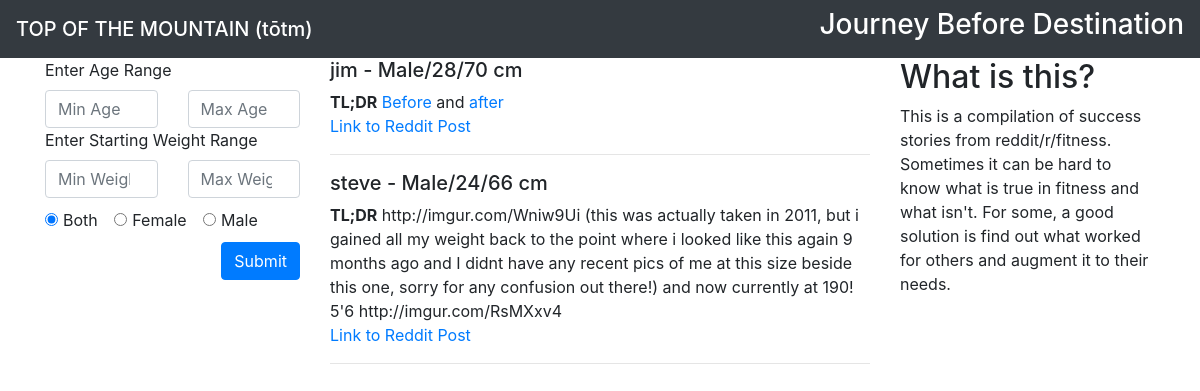
The page /workouts/ on the database its author committed.
### workouts/models.py (models this page shows)
class Plan(models.Model):
    name = models.CharField(max_length=300)
    reddit_link = models.URLField(max_length=200, unique=True)
    user = models.CharField(max_length=200, blank=True)
    user_age = models.IntegerField(blank=True)
    USER_SEX_CHOICES = (
        (None, 'None'),
        ('Male', 'Male'),
        ('Female', 'Female')
    )
    user_sex = models.CharField(max_length=20, blank=True, choices=USER_SEX_CHOICES, default=None)
    user_height = models.IntegerField(default=0)
    user_body_type_start = models.CharField(max_length=200, blank=True)
    user_body_type_end = models.CharField(max_length=200, blank=True)
    user_starting_weight = models.IntegerField(blank=True)
    user_ending_weight = models.IntegerField(blank=True)
    goals = models.CharField(max_length=100, blank=True)
    calories = models.IntegerField(blank=True)
    macro_protein = models.IntegerField(blank=True)
    macro_carb = models.IntegerField(blank=True)
    macro_fat = models.IntegerField(blank=True)
    period = models.FloatField(blank=True)
    tldr = models.TextField(max_length=1000)
    def __str__(self):
        return self.name

### workouts/views.py (the view, shortened to what this page needs)
# urls.py: path('', views.index, name="index"),
def index(request):
    results = Plan.objects.all()
    form_dict = {}
    if request.GET.get('min_age'):
        min_age = request.GET.get('min_age')
        form_dict['min_age'] = min_age
        results = results.filter(user_age__gte=min_age)
    if request.GET.get('max_age'):
        max_age = request.GET.get('max_age')
        form_dict['max_age'] = max_age
        results = results.filter(user_age__lte=max_age)
    if request.GET.get('min_starting_weight'):
        min_starting_weight = request.GET.get('min_starting_weight')
        form_dict['min_starting_weight'] = min_starting_weight
        results = results.filter(user_starting_weight__gte=min_starting_weight)
    if request.GET.get('max_starting_weight'):
        max_starting_weight = request.GET.get('max_starting_weight')
        form_dict['max_starting_weight'] = max_starting_weight
        results = results.filter(user_starting_weight__lte=max_starting_weight)
    return render(request, 'workouts/index.html', {"results": results, 'form_dict': form_dict})

### workouts/templates/workouts/index.html
{% extends 'workouts/base.html' %} {% block content %}
<div class="row">
    <div class="col-sm-3">
        <form method="GET">
            <label for="minMaxAge">Enter Age Range</label>
            <div class="row">
                <div class="col">
                    <input class="form-control" type="number" name="min_age" id="min_age" value="{{form_dict.min_age}}" placeholder="Min Age"
                    />
                </div>
                <div class="col">
                    <input class="form-control" type="number" name="max_age" id="max_age" value="{{form_dict.max_age}}" placeholder="Max Age"
                    />
                </div>
            </div>
            <label for="min_starting_weight">Enter Starting Weight Range</label>
            <div class="row">
                <div class="col">
                    <input class="form-control" type="number" name="min_starting_weight" id="min_starting_weight" value="{{form_dict.min_starting_weight}}"
                        placeholder="Min Weight" />
                </div>
                <div class="col">
                    <input class="form-control" type="number" name="max_starting_weight" id="max_starting_weight" value="{{form_dict.max_starting_weight}}"
                        placeholder="Max Weight" />
                </div>
            </div>
            <div class="row">
                <div class="col">
                    <div class="form-check form-check-inline" style="padding-top: 10px; padding-bottom: 10px;">
                        <input class="form-check-input" type="radio" name="sexRadio" id="sexRadio1" value="None" {% if form_dict.sex == "None" or not form_dict.sex %} checked {% endif %}>
                        <label class="form-check-label" for="sexRadio1">
                            Both
                        </label>
                    </div>
                    <div class="form-check form-check-inline">
                        <input class="form-check-input" type="radio" name="sexRadio" id="sexRadio2" value="Female" {% if form_dict.sex == "Female" %} checked {% endif %}>
                        <label class="form-check-label" for="sexRadio2">
                            Female
                        </label>
                    </div>
                    <div class="form-check form-check-inline">
                        <input class="form-check-input" type="radio" name="sexRadio" id="sexRadio3" value="Male" {% if form_dict.sex == "Male" %} checked {% endif %}>
                        <label class="form-check-label" for="sexRadio3">
                            Male
                        </label>
                    </div>
                </div>
            </div>
            <input class="float-right btn btn-primary" type="submit" value="Submit" />
        </form>
    </div>
    <div class="col-sm-6">
        {% for result in results %}
        <div class="row">
            <div class="col">
                <div class="media">
                    <div class="media-body">
                        <h5 class="mt-0">{{result}} - {{result.user_sex}}/{{result.user_age}}/{{result.user_height}} cm</h5>
                        <strong>TL;DR</strong>
                        {{result.tldr|safe}}
                        <br>
                        <a href="{{result.reddit_link}}">Link to Reddit Post</a>
                    </div>
                </div>
            </div>
        </div>
        <hr> {% endfor %}
    </div>
    <div class="col-sm-3">
        <h2>What is this?</h2>
        <p>
            This is a compilation of success stories from reddit/r/fitness. Sometimes it can be hard to know what is true in fitness
            and what isn't. For some, a good solution is find out what worked for others and augment it to their needs.
        </p>
    </div>
</div>
{% endblock %}

### workouts/templates/workouts/base.html (shortened to what this page needs)
<!doctype html>
<html lang="en">
<head>
  <link rel="stylesheet" href="https://maxcdn.bootstrapcdn.com/bootstrap/4.0.0/css/bootstrap.min.css"
>
  <link href="https://afeld.github.io/emoji-css/emoji.css" rel="stylesheet">
</head>
<body>
  <nav class="navbar navbar-dark bg-dark">
      <span class="navbar-brand mb-0 h1">TOP OF THE MOUNTAIN (tōtm)</span>
      <div class="my-2 my-lg-0">
        <h3 style="color: white;">Journey Before Destination</h3>
      </div>
  </nav>
<div class="container">
  {% block content %} {% endblock %}
</div>
</body>
</html>

### rows shown on the page
Plan: name "jim", user_sex "Male", user_age "28", user_height "70", tldr "Before and after"
Plan: name "steve", user_sex "Male", user_age "24", user_height "66", tldr "http://imgur.com/Wniw9Ui (this was actually taken in 2011, but i gained all my weight back to the point where i looked like this again 9 months ago and I didnt have any recent pics of me at this size beside this one, sorry for any confusion out there!) and now currently at 190! 5'6 http://imgur.com/RsMXxv4"
